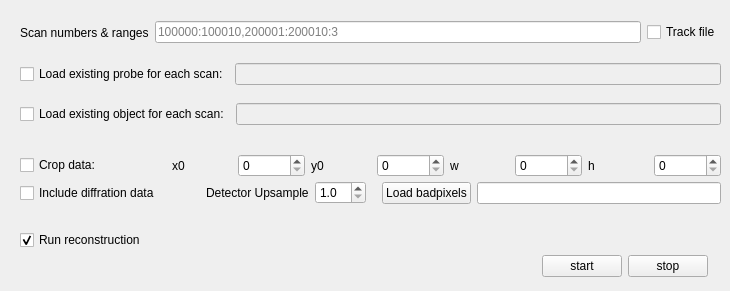
      <widget class="QWidget" name="tab_3">
       <attribute name="title">
        <string>Batch mode</string>
       </attribute>
       <widget class="QWidget" name="layoutWidget">
        <property name="geometry">
         <rect>
          <x>20</x>
          <y>20</y>
          <width>701</width>
          <height>25</height>
         </rect>
        </property>
        <layout class="QHBoxLayout" name="horizontalLayout_8">
         <item>
          <widget class="QLabel" name="label_52">
           <property name="text">
            <string>Scan numbers &amp; ranges</string>
           </property>
          </widget>
         </item>
         <item>
          <widget class="QLineEdit" name="le_batch_items">
           <property name="toolTip">
            <string>Set scan numbers and ranges. Example: 2, 3-5, 7-15, 23, 30-55</string>
           </property>
           <property name="placeholderText">
            <string>100000:100010,200001:200010:3</string>
           </property>
          </widget>
         </item>
         <item>
          <widget class="QCheckBox" name="ck_batch_track">
           <property name="text">
            <string>Track file</string>
           </property>
          </widget>
         </item>
        </layout>
       </widget>
       <widget class="QWidget" name="layoutWidget_2">
        <property name="geometry">
         <rect>
          <x>20</x>
          <y>100</y>
          <width>701</width>
          <height>28</height>
         </rect>
        </property>
        <layout class="QHBoxLayout" name="horizontalLayout_13">
         <item>
          <widget class="QCheckBox" name="ck_init_obj_batch_flag">
           <property name="layoutDirection">
            <enum>Qt::LeftToRight</enum>
           </property>
           <property name="text">
            <string>Load existing object for each scan:</string>
           </property>
          </widget>
         </item>
         <item>
          <widget class="QLineEdit" name="le_obj_path_batch">
           <property name="enabled">
            <bool>false</bool>
           </property>
           <property name="toolTip">
            <string>Set object filename template. Ex: &quot;recon_*_t1_object_ave.npy&quot;, where &quot;*&quot; will be replaced by the scan number.</string>
           </property>
          </widget>
         </item>
        </layout>
       </widget>
       <widget class="QWidget" name="layoutWidget">
        <property name="geometry">
         <rect>
          <x>20</x>
          <y>60</y>
          <width>701</width>
          <height>28</height>
         </rect>
        </property>
        <layout class="QHBoxLayout" name="horizontalLayout_12">
         <item>
          <widget class="QCheckBox" name="ck_init_prb_batch_flag">
           <property name="layoutDirection">
            <enum>Qt::LeftToRight</enum>
           </property>
           <property name="text">
            <string>Load existing probe for each scan:</string>
           </property>
          </widget>
         </item>
         <item>
          <widget class="QLineEdit" name="le_prb_path_batch">
           <property name="enabled">
            <bool>false</bool>
           </property>
           <property name="toolTip">
            <string>Set probe filename template. Ex: &quot;recon_*_t1_probe_ave.npy&quot;, where &quot;*&quot; will be replaced by the scan number.</string>
           </property>
          </widget>
         </item>
        </layout>
       </widget>
       <widget class="QWidget" name="layoutWidget">
        <property name="geometry">
         <rect>
          <x>40</x>
          <y>250</y>
          <width>668</width>
          <height>32</height>
         </rect>
        </property>
        <layout class="QHBoxLayout" name="horizontalLayout_11">
         <item>
          <spacer name="horizontalSpacer_3">
           <property name="orientation">
            <enum>Qt::Horizontal</enum>
           </property>
           <property name="sizeHint" stdset="0">
            <size>
             <width>518</width>
             <height>20</height>
            </size>
           </property>
          </spacer>
         </item>
         <item>
          <widget class="QPushButton" name="btn_recon_batch_start">
           <property name="maximumSize">
            <size>
             <width>80</width>
             <height>16777215</height>
            </size>
           </property>
           <property name="text">
            <string>start</string>
           </property>
          </widget>
         </item>
         <item>
          <widget class="QPushButton" name="btn_recon_batch_stop">
           <property name="maximumSize">
            <size>
             <width>80</width>
             <height>16777215</height>
            </size>
           </property>
           <property name="text">
            <string>stop</string>
           </property>
          </widget>
         </item>
        </layout>
       </widget>
       <widget class="QCheckBox" name="ck_batch_run_flag">
        <property name="geometry">
         <rect>
          <x>20</x>
          <y>230</y>
          <width>141</width>
          <height>20</height>
         </rect>
        </property>
        <property name="text">
         <string>Run reconstruction</string>
        </property>
        <property name="checked">
         <bool>true</bool>
        </property>
       </widget>
       <widget class="QWidget" name="layoutWidget">
        <property name="geometry">
         <rect>
          <x>20</x>
          <y>150</y>
          <width>701</width>
          <height>31</height>
         </rect>
        </property>
        <layout class="QHBoxLayout" name="horizontalLayout_16">
         <item>
          <widget class="QCheckBox" name="ck_batch_crop_flag">
           <property name="toolTip">
            <string>This is effective only when &quot;Load from databroker&quot; is set.</string>
           </property>
           <property name="text">
            <string>Crop data:</string>
           </property>
          </widget>
         </item>
         <item>
          <spacer name="horizontalSpacer_14">
           <property name="orientation">
            <enum>Qt::Horizontal</enum>
           </property>
           <property name="sizeType">
            <enum>QSizePolicy::Minimum</enum>
           </property>
           <property name="sizeHint" stdset="0">
            <size>
             <width>65</width>
             <height>20</height>
            </size>
           </property>
          </spacer>
         </item>
         <item>
          <widget class="QLabel" name="label_62">
           <property name="text">
            <string>x0</string>
           </property>
          </widget>
         </item>
         <item>
          <widget class="QSpinBox" name="sp_batch_x0">
           <property name="maximum">
            <number>100000000</number>
           </property>
          </widget>
         </item>
         <item>
          <widget class="QLabel" name="label_63">
           <property name="text">
            <string>y0</string>
           </property>
          </widget>
         </item>
         <item>
          <widget class="QSpinBox" name="sp_batch_y0">
           <property name="maximum">
            <number>100000000</number>
           </property>
          </widget>
         </item>
         <item>
          <widget class="QLabel" name="label_64">
           <property name="text">
            <string>w</string>
           </property>
          </widget>
         </item>
         <item>
          <widget class="QSpinBox" name="sp_batch_width">
           <property name="maximum">
            <number>100000000</number>
           </property>
          </widget>
         </item>
         <item>
          <widget class="QLabel" name="label_65">
           <property name="text">
            <string>h</string>
           </property>
          </widget>
         </item>
         <item>
          <widget class="QSpinBox" name="sp_batch_height">
           <property name="maximum">
            <number>100000000</number>
           </property>
          </widget>
         </item>
        </layout>
       </widget>
       <widget class="QWidget" name="horizontalLayoutWidget">
        <property name="geometry">
         <rect>
          <x>20</x>
          <y>180</y>
          <width>701</width>
          <height>26</height>
         </rect>
        </property>
        <layout class="QHBoxLayout" name="horizontalLayout_26">
         <item>
          <widget class="QCheckBox" name="ck_save_diff">
           <property name="text">
            <string>Include diffration data</string>
           </property>
          </widget>
         </item>
         <item>
          <spacer name="horizontalSpacer_8">
           <property name="orientation">
            <enum>Qt::Horizontal</enum>
           </property>
           <property name="sizeType">
            <enum>QSizePolicy::Fixed</enum>
           </property>
           <property name="sizeHint" stdset="0">
            <size>
             <width>40</width>
             <height>20</height>
            </size>
           </property>
          </spacer>
         </item>
         <item>
          <widget class="QLabel" name="label_67">
           <property name="text">
            <string>Detector Upsample</string>
           </property>
          </widget>
         </item>
         <item>
          <widget class="QDoubleSpinBox" name="sp_batch_upsample">
           <property name="decimals">
            <number>1</number>
           </property>
           <property name="minimum">
            <double>1.000000000000000</double>
           </property>
           <property name="maximum">
            <double>99.000000000000000</double>
           </property>
           <property name="singleStep">
            <double>0.500000000000000</double>
           </property>
          </widget>
         </item>
         <item>
          <spacer name="horizontalSpacer_9">
           <property name="orientation">
            <enum>Qt::Horizontal</enum>
           </property>
           <property name="sizeType">
            <enum>QSizePolicy::Minimum</enum>
           </property>
           <property name="sizeHint" stdset="0">
            <size>
             <width>10</width>
             <height>20</height>
            </size>
           </property>
          </spacer>
         </item>
         <item>
          <widget class="QPushButton" name="btn_batch_badpixel">
           <property name="text">
            <string>Load badpixels</string>
           </property>
          </widget>
         </item>
         <item>
          <widget class="QLineEdit" name="le_batch_badpixel">
           <property name="readOnly">
            <bool>true</bool>
           </property>
          </widget>
         </item>
        </layout>
       </widget>
      </widget>
